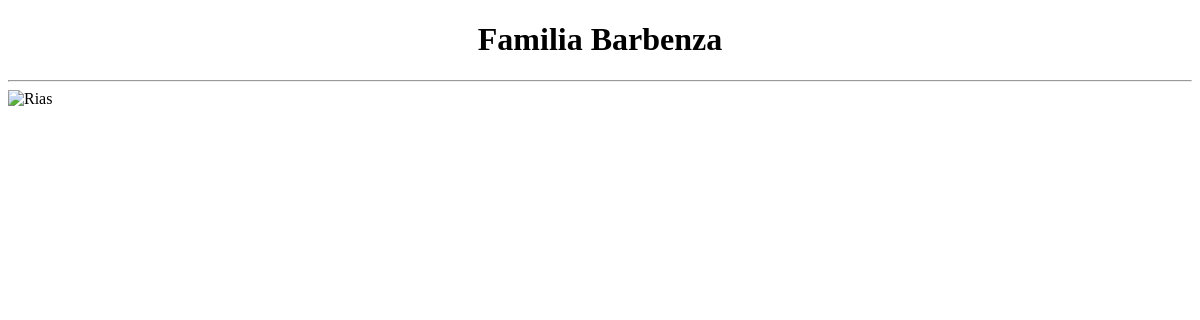
The app's page /familia/inicio, older data.
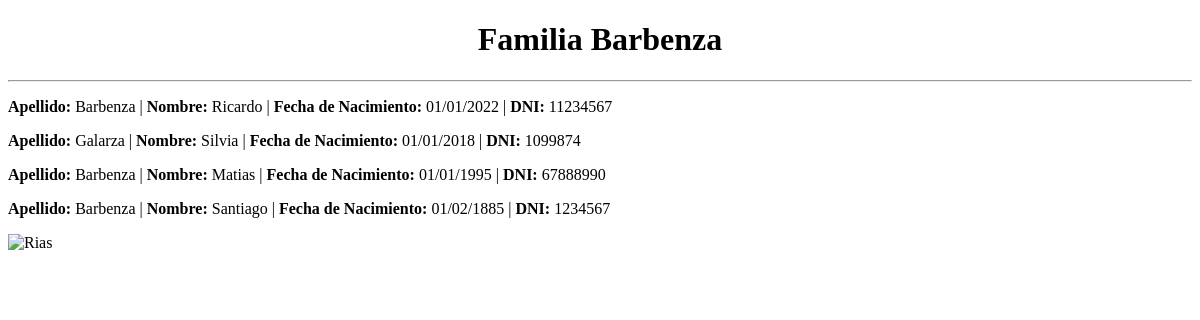
The same page, newer data.
### MVT_App/models.py (models this page shows)
class Familia(models.Model):
    nombre = models.CharField(max_length=50)
    apellido = models.CharField(max_length=50)
    fecha_nac = models.CharField(max_length=50)
    dni = models.IntegerField()

### MVT_App/views.py (the view)
# urls.py: path("inicio", views.familia),
def familia(request):
    flia = Familia.objects.all()
    return render(request, "MVT_App/index.html", {"familia" : flia})

### MVT_App/templates/MVT_App/index.html (shortened to what this page needs)
<!DOCTYPE html>
<html lang="en">
<head>
</head>
<body>
<center><h1 style="background-image: url('https://encrypted-tbn0.gstatic.com/images?q=tbn:ANd9GcRDiXK3PSLKBHS7_iWfolx4759t20l-vPQAycwXj0PcM3Iy9BoWoZJvIM4LqrFiq2EYUb8&usqp=CAU');">Familia Barbenza</h1></center>
<hr>
{% for flia in familia %}
    <p><b>Apellido:</b> {{flia.apellido}} | <b>Nombre:</b> {{flia.nombre}} | <b>Fecha de Nacimiento:</b> {{flia.fecha_nac}} | <b>DNI:</b> {{flia.dni}} </p>
{% endfor %}
<img src="https://encrypted-tbn0.gstatic.com/images?q=tbn:ANd9GcRDiXK3PSLKBHS7_iWfolx4759t20l-vPQAycwXj0PcM3Iy9BoWoZJvIM4LqrFiq2EYUb8&usqp=CAU" alt="Rias">
</body>
</html>

Row changes from the older to the newer data that the page shows:
added Familia: apellido "Barbenza", nombre "Ricardo", fecha_nac "01/01/2022", dni "11234567"
added Familia: apellido "Galarza", nombre "Silvia", fecha_nac "01/01/2018", dni "1099874"
added Familia: apellido "Barbenza", nombre "Matias", fecha_nac "01/01/1995", dni "67888990"
added Familia: apellido "Barbenza", nombre "Santiago", fecha_nac "01/02/1885", dni "1234567"
